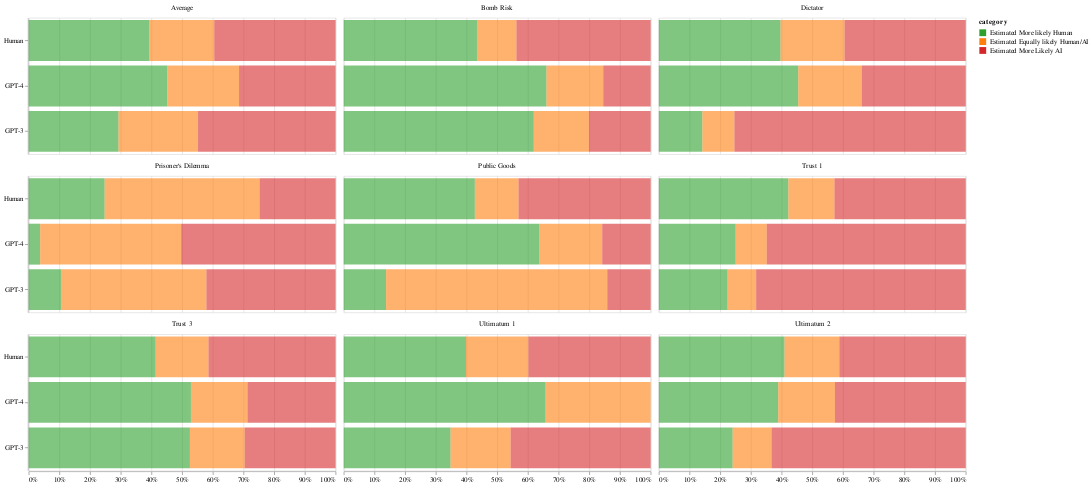

Notebook cell for this chart:
### Code cell
# Transform the data into a format suitable for Altair
records = []
for scenario, scenario_data in data.items():
    for entity, values in scenario_data.items():
        records.append({
            "scenario": scenario,
            "entity": entity,
            "Estimated More likely Human": values[0],
            "Estimated Equally likely Human/AI": values[1],
            "Estimated More Likely AI": values[2]
        })

# Create a DataFrame
df = pd.DataFrame.from_records(records)

# Melt the DataFrame to have category names and percentages in separate columns
df_melted = df.melt(id_vars=['scenario', 'entity'], 
                    value_vars=['Estimated More likely Human', 'Estimated Equally likely Human/AI', 'Estimated More Likely AI'],
                    var_name='category', value_name='percentage')

# Define the color scale
color_scale = alt.Scale(domain=['Estimated More likely Human', 'Estimated Equally likely Human/AI', 'Estimated More Likely AI'],
                        range=['#2ca02c', '#ff7f0e', '#d62728'])

# Create the selection for the interactive highlight
highlight = alt.selection_multi(on='click',fields=['entity'], empty='none')
# alt.selection_single(on='mouseover', fields=['category'], empty='none')

# Define the base chart with a bar mark and the selection highlight
base_chart = alt.Chart(df_melted).mark_bar().encode(
    x=alt.X('sum(percentage)', stack="normalize", title='', axis=alt.Axis(format='.0%')),
    y=alt.Y('entity:N', title='', sort=alt.EncodingSortField('entity', op='min', order='descending')),
    color=alt.Color('category', scale=color_scale),
    opacity=alt.condition(highlight, alt.value(1), alt.value(0.6)),
    tooltip=[alt.Tooltip('scenario'), alt.Tooltip('entity'), alt.Tooltip('category'), alt.Tooltip('sum(percentage):Q', format='.2%')]
).properties(
    width=450,  # Width of the individual charts
    height=200
).add_selection(
    highlight,
)

# Facet the base chart into two rows
faceted_chart = base_chart.facet(
    facet=alt.Facet('scenario', title='', header=alt.Header(labelOrient='top', titleOrient='top')),
    columns=3  # Display four graphs in each column
)

# Adjust spacing between the rows for better readability
faceted_chart = faceted_chart.configure_facet(spacing=10)

# Show the chart
faceted_chart

### Figure 1 — Vega-Lite specification as saved in the notebook (floating-point values rounded to 4 significant figures)
{"config": {"view": {"continuousWidth": 300, "continuousHeight": 300}, "facet": {"spacing": 10}}, "data": {"name": "data-14d8df8d3b970ae36e03b0def9a2ecfe"}, "facet": {"field": "scenario", "header": {"labelOrient": "top", "titleOrient": "top"}, "title": "", "type": "nominal"}, "spec": {"mark": {"type": "bar"}, "encoding": {"color": {"field": "category", "scale": {"domain": ["Estimated More likely Human", "Estimated Equally likely Human/AI", "Estimated More Likely AI"], "range": ["#2ca02c", "#ff7f0e", "#d62728"]}, "type": "nominal"}, "opacity": {"condition": {"param": "param_12", "value": 1, "empty": false}, "value": 0.6}, "tooltip": [{"field": "scenario", "type": "nominal"}, {"field": "entity", "type": "nominal"}, {"field": "category", "type": "nominal"}, {"aggregate": "sum", "field": "percentage", "format": ".2%", "type": "quantitative"}], "x": {"aggregate": "sum", "axis": {"format": ".0%"}, "field": "percentage", "stack": "normalize", "title": "", "type": "quantitative"}, "y": {"field": "entity", "sort": {"field": "entity", "op": "min", "order": "descending"}, "title": "", "type": "nominal"}}, "height": 200, "name": "view_8", "width": 450}, "columns": 3, "params": [{"name": "param_12", "select": {"type": "point", "fields": ["entity"], "on": "click"}, "views": ["view_8"]}], "$schema": "https://vega.github.io/schema/vega-lite/v5.16.3.json", "datasets": {"data-14d8df8d3b970ae36e03b0def9a2ecfe": [{"scenario": "Average", "entity": "Human", "category": "Estimated More likely Human", "percentage": 0.3937}, {"scenario": "Average", "entity": "GPT-4", "category": "Estimated More likely Human", "percentage": 0.4521}, {"scenario": "Average", "entity": "GPT-3", "category": "Estimated More likely Human", "percentage": 0.2929}, {"scenario": "Dictator", "entity": "Human", "category": "Estimated More likely Human", "percentage": 0.3967}, {"scenario": "Dictator", "entity": "GPT-4", "category": "Estimated More likely Human", "percentage": 0.4544}, {"scenario": "Dictator", "entity": "GPT-3", "category": "Estimated More likely Human", "percentage": 0.1419}, {"scenario": "Ultimatum 1", "entity": "Human", "category": "Estimated More likely Human", "percentage": 0.3984}, {"scenario": "Ultimatum 1", "entity": "GPT-4", "category": "Estimated More likely Human", "percentage": 0.6579}, {"scenario": "Ultimatum 1", "entity": "GPT-3", "category": "Estimated More likely Human", "percentage": 0.3481}, {"scenario": "Ultimatum 2", "entity": "Human", "category": "Estimated More likely Human", "percentage": 0.4097}, {"scenario": "Ultimatum 2", "entity": "GPT-4", "category": "Estimated More likely Human", "percentage": 0.3891}, {"scenario": "Ultimatum 2", "entity": "GPT-3", "category": "Estimated More likely Human", "percentage": 0.2406}, {"scenario": "Trust 1", "entity": "Human", "category": "Estimated More likely Human", "percentage": 0.4221}, {"scenario": "Trust 1", "entity": "GPT-4", "category": "Estimated More likely Human", "percentage": 0.2505}, {"scenario": "Trust 1", "entity": "GPT-3", "category": "Estimated More likely Human", "percentage": 0.2243}, {"scenario": "Trust 3", "entity": "Human", "category": "Estimated More likely Human", "percentage": 0.4139}, {"scenario": "Trust 3", "entity": "GPT-4", "category": "Estimated More likely Human", "percentage": 0.5287}, {"scenario": "Trust 3", "entity": "GPT-3", "category": "Estimated More likely Human", "percentage": 0.5255}, {"scenario": "Public Goods", "entity": "Human", "category": "Estimated More likely Human", "percentage": 0.4272}, {"scenario": "Public Goods", "entity": "GPT-4", "category": "Estimated More likely Human", "percentage": 0.6378}, {"scenario": "Public Goods", "entity": "GPT-3", "category": "Estimated More likely Human", "percentage": 0.1379}, {"scenario": "Bomb Risk", "entity": "Human", "category": "Estimated More likely Human", "percentage": 0.4342}, {"scenario": "Bomb Risk", "entity": "GPT-4", "category": "Estimated More likely Human", "percentage": 0.6607}, {"scenario": "Bomb Risk", "entity": "GPT-3", "category": "Estimated More likely Human", "percentage": 0.6193}, {"scenario": "Prisoner‘s Dilemma", "entity": "Human", "category": "Estimated More likely Human", "percentage": 0.2476}, {"scenario": "Prisoner‘s Dilemma", "entity": "GPT-4", "category": "Estimated More likely Human", "percentage": 0.0376}, {"scenario": "Prisoner‘s Dilemma", "entity": "GPT-3", "category": "Estimated More likely Human", "percentage": 0.1053}, {"scenario": "Average", "entity": "Human", "category": "Estimated Equally likely Human/AI", "percentage": 0.2111}, {"scenario": "Average", "entity": "GPT-4", "category": "Estimated Equally likely Human/AI", "percentage": 0.2335}, {"scenario": "Average", "entity": "GPT-3", "category": "Estimated Equally likely Human/AI", "percentage": 0.2591}, {"scenario": "Dictator", "entity": "Human", "category": "Estimated Equally likely Human/AI", "percentage": 0.2085}, {"scenario": "Dictator", "entity": "GPT-4", "category": "Estimated Equally likely Human/AI", "percentage": 0.2071}, {"scenario": "Dictator", "entity": "GPT-3", "category": "Estimated Equally likely Human/AI", "percentage": 0.1045}, {"scenario": "Ultimatum 1", "entity": "Human", "category": "Estimated Equally likely Human/AI", "percentage": 0.2034}, {"scenario": "Ultimatum 1", "entity": "GPT-4", "category": "Estimated Equally likely Human/AI", "percentage": 0.3422}, {"scenario": "Ultimatum 1", "entity": "GPT-3", "category": "Estimated Equally likely Human/AI", "percentage": 0.1957}, {"scenario": "Ultimatum 2", "entity": "Human", "category": "Estimated Equally likely Human/AI", "percentage": 0.1786}, {"scenario": "Ultimatum 2", "entity": "GPT-4", "category": "Estimated Equally likely Human/AI", "percentage": 0.1848}, {"scenario": "Ultimatum 2", "entity": "GPT-3", "category": "Estimated Equally likely Human/AI", "percentage": 0.1268}, {"scenario": "Trust 1", "entity": "Human", "category": "Estimated Equally likely Human/AI", "percentage": 0.1502}, {"scenario": "Trust 1", "entity": "GPT-4", "category": "Estimated Equally likely Human/AI", "percentage": 0.1013}, {"scenario": "Trust 1", "entity": "GPT-3", "category": "Estimated Equally likely Human/AI", "percentage": 0.0929}, {"scenario": "Trust 3", "entity": "Human", "category": "Estimated Equally likely Human/AI", "percentage": 0.1723}, {"scenario": "Trust 3", "entity": "GPT-4", "category": "Estimated Equally likely Human/AI", "percentage": 0.1844}, {"scenario": "Trust 3", "entity": "GPT-3", "category": "Estimated Equally likely Human/AI", "percentage": 0.1783}, {"scenario": "Public Goods", "entity": "Human", "category": "Estimated Equally likely Human/AI", "percentage": 0.1423}, {"scenario": "Public Goods", "entity": "GPT-4", "category": "Estimated Equally likely Human/AI", "percentage": 0.2044}, {"scenario": "Public Goods", "entity": "GPT-3", "category": "Estimated Equally likely Human/AI", "percentage": 0.7208}, {"scenario": "Bomb Risk", "entity": "Human", "category": "Estimated Equally likely Human/AI", "percentage": 0.1285}, {"scenario": "Bomb Risk", "entity": "GPT-4", "category": "Estimated Equally likely Human/AI", "percentage": 0.1849}, {"scenario": "Bomb Risk", "entity": "GPT-3", "category": "Estimated Equally likely Human/AI", "percentage": 0.1797}, {"scenario": "Prisoner‘s Dilemma", "entity": "Human", "category": "Estimated Equally likely Human/AI", "percentage": 0.5048}, {"scenario": "Prisoner‘s Dilemma", "entity": "GPT-4", "category": "Estimated Equally likely Human/AI", "percentage": 0.4593}, {"scenario": "Prisoner‘s Dilemma", "entity": "GPT-3", "category": "Estimated Equally likely Human/AI", "percentage": 0.474}, {"scenario": "Average", "entity": "Human", "category": "Estimated More Likely AI", "percentage": 0.3952}, {"scenario": "Average", "entity": "GPT-4", "category": "Estimated More Likely AI", "percentage": 0.3144}, {"scenario": "Average", "entity": "GPT-3", "category": "Estimated More Likely AI", "percentage": 0.4481}, {"scenario": "Dictator", "entity": "Human", "category": "Estimated More Likely AI", "percentage": 0.3948}, {"scenario": "Dictator", "entity": "GPT-4", "category": "Estimated More Likely AI", "percentage": 0.3386}, {"scenario": "Dictator", "entity": "GPT-3", "category": "Estimated More Likely AI", "percentage": 0.7536}, {"scenario": "Ultimatum 1", "entity": "Human", "category": "Estimated More Likely AI", "percentage": 0.3982}, {"scenario": "Ultimatum 1", "entity": "GPT-4", "category": "Estimated More Likely AI", "percentage": 0.0}, {"scenario": "Ultimatum 1", "entity": "GPT-3", "category": "Estimated More Likely AI", "percentage": 0.4562}, {"scenario": "Ultimatum 2", "entity": "Human", "category": "Estimated More Likely AI", "percentage": 0.4117}, {"scenario": "Ultimatum 2", "entity": "GPT-4", "category": "Estimated More Likely AI", "percentage": 0.4262}, {"scenario": "Ultimatum 2", "entity": "GPT-3", "category": "Estimated More Likely AI", "percentage": 0.6326}, {"scenario": "Trust 1", "entity": "Human", "category": "Estimated More Likely AI", "percentage": 0.4276}, {"scenario": "Trust 1", "entity": "GPT-4", "category": "Estimated More Likely AI", "percentage": 0.6482}, {"scenario": "Trust 1", "entity": "GPT-3", "category": "Estimated More Likely AI", "percentage": 0.6828}, {"scenario": "Trust 3", "entity": "Human", "category": "Estimated More Likely AI", "percentage": 0.4138}, {"scenario": "Trust 3", "entity": "GPT-4", "category": "Estimated More Likely AI", "percentage": 0.2868}, {"scenario": "Trust 3", "entity": "GPT-3", "category": "Estimated More Likely AI", "percentage": 0.2961}, {"scenario": "Public Goods", "entity": "Human", "category": "Estimated More Likely AI", "percentage": 0.4305}, {"scenario": "Public Goods", "entity": "GPT-4", "category": "Estimated More Likely AI", "percentage": 0.1578}, {"scenario": "Public Goods", "entity": "GPT-3", "category": "Estimated More Likely AI", "percentage": 0.1412}, {"scenario": "Bomb Risk", "entity": "Human", "category": "Estimated More Likely AI", "percentage": 0.4373}, {"scenario": "Bomb Risk", "entity": "GPT-4", "category": "Estimated More Likely AI", "percentage": 0.1544}, {"scenario": "Bomb Risk", "entity": "GPT-3", "category": "Estimated More Likely AI", "percentage": 0.2011}, {"scenario": "Prisoner‘s Dilemma", "entity": "Human", "category": "Estimated More Likely AI", "percentage": 0.2476}, {"scenario": "Prisoner‘s Dilemma", "entity": "GPT-4", "category": "Estimated More Likely AI", "percentage": 0.5031}, {"scenario": "Prisoner‘s Dilemma", "entity": "GPT-3", "category": "Estimated More Likely AI", "percentage": 0.4207}]}}
